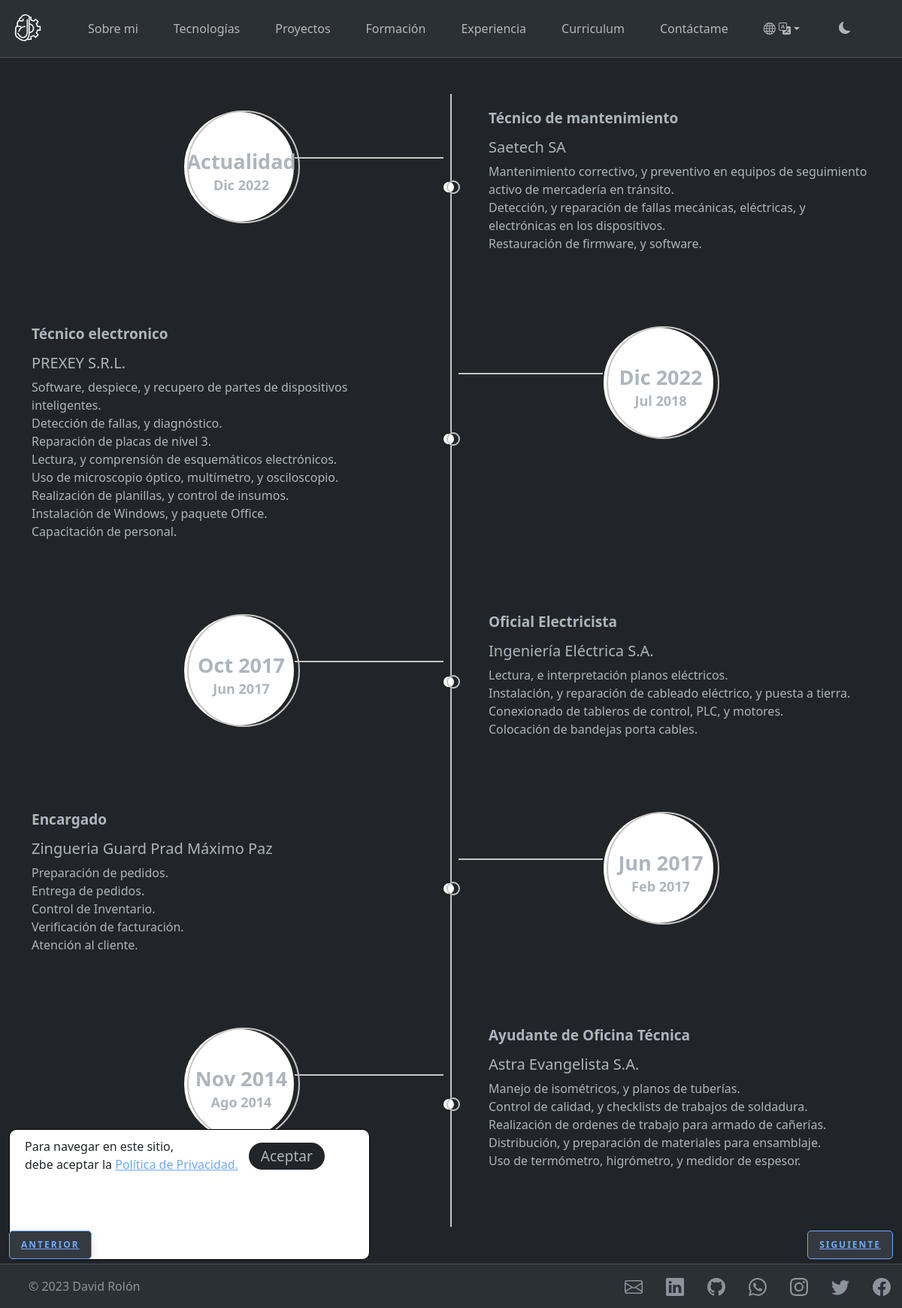
Screenshot of /experience with the database file from the repository.
### my_portfolio/models.py (models this page shows, shortened)
class Experience(models.Model):
    job = models.CharField(max_length=64)
    company = models.CharField(max_length=64)
    date_start = models.CharField(max_length=32)
    date_end = models.CharField(max_length=32)
    description = models.TextField(max_length=512)
    class Meta:
        verbose_name_plural = "Experiencies"

### my_portfolio/views.py (the view)
# urls.py: path('experience', views.experience, name="experience"),
def experience(request, template_name='my_portfolio/experience.html'):
    experiences = all_row_model_to_dict(models.Experience)
    context = {"experiences": experiences}
    return render(request, template_name, context=context)

### my_portfolio/auxiliar.py (called while the page is built)
def model_to_dict(model):
    new_dict = model.__dict__
    new_dict.pop("id")
    new_dict.pop("_state")
    return new_dict

def all_row_model_to_dict(model_class, order_by=None):
    if order_by:
        return [model_to_dict(model) for model in model_class.objects.all().order_by(order_by)]
    return [model_to_dict(model) for model in model_class.objects.all()]

### templates/my_portfolio/experience.html (shortened to what this page needs)
{% extends "./fragments/base.html" %}
{% load static %}
{% block adicional_style %}
<link rel="stylesheet" type="text/css" href='{% static "css/experience_timeline.css" %}'>
{% endblock %}
{% block main %}
<div class="container py-5">
  <div class="main-timeline">
    {% for item in experiences %}
    <div class="timeline">
      <div class="icon"></div>
      <div class="date-content">
        <div class="date-outer">
          <span class="date">
            <span class="end">{{item.date_end}}</span>
            <span class="start">{{item.date_start}}</span>
          </span>
        </div>
      </div>
      <div class="timeline-content">
        <h5 class="title">{{item.job}}</h5>
        <h5 class="subtitle">{{item.company}}</h5>
        <p class="description">{{item.description|linebreaks}}</p>
      </div>
    </div>
    {% endfor %}
    <div class="d-flex justify-content-around">
      <a href="/education" class="btn-anterior-flotante">Anterior</a>
      <a href="/contact_me" class="btn-siguiente-flotante">Siguiente</a>
    </div>
  </div>
</div>
{% endblock %}

### static/css/base.css (style rules this page uses)
body { margin-bottom: 60px; }
.btn-siguiente-flotante { font-size: 12px; text-transform: uppercase; font-weight: bold; color: var(--bs-primary-text-emphasis); border-radius: 5px; letter-spacing: 2px; background-color: var(--bs-secondary-bg); padding: 9px 15px; position: fixed; bottom: 65px; right: 1%; transition: all 300ms ease 0ms; box-shadow: 0px 8px 15px rgba(0, 0, 0, 0.1); z-index: 99; border: 1px solid var(--bs-primary-text-emphasis); }
.btn-anterior-flotante { font-size: 12px; text-transform: uppercase; font-weight: bold; color: var(--bs-primary-text-emphasis); border-radius: 5px; letter-spacing: 2px; background-color: var(--bs-secondary-bg); padding: 9px 15px; position: fixed; bottom: 65px; left: 1%; transition: all 300ms ease 0ms; box-shadow: 0px 8px 15px rgba(0, 0, 0, 0.1); z-index: 99; border: 1px solid var(--bs-primary-text-emphasis); }

### static/css/experience_timeline.css (style rules this page uses)
.main-timeline { position: relative; }
.main-timeline:before { content: ""; display: block; width: 2px; height: 100%; background: #c6c6c6; margin: 0 auto; position: absolute; top: 0; left: 0; right: 0; }
.main-timeline .timeline { margin-bottom: 40px; position: relative; }
.main-timeline .timeline:after { content: ""; display: block; clear: both; }
.main-timeline .icon { width: 18px; height: 18px; line-height: 18px; margin: auto; position: absolute; top: 0; left: 0; bottom: 0; right: 0; }
.main-timeline .icon:before, .main-timeline .icon:after { content: ""; width: 100%; height: 100%; border-radius: 50%; position: absolute; top: 0; left: 0; transition: all 0.33s ease-out 0s; }
.main-timeline .icon:before { background: #fff; border: 2px solid #232323; left: -3px; }
.main-timeline .icon:after { border: 2px solid #c6c6c6; left: 3px; }
.main-timeline .date-content { width: 50%; float: left; margin-top: 22px; position: relative; }
.main-timeline .date-content:before { content: ""; width: 36.5%; height: 2px; background: #c6c6c6; margin: auto 0; position: absolute; top: 0; right: 10px; bottom: 0; }
.main-timeline .date-outer { width: 125px; height: 125px; font-size: 16px; text-align: center; margin: auto; z-index: 1; }
.main-timeline .date-outer:before, .main-timeline .date-outer:after { content: ""; width: 150px; height: 150px; margin: 0 auto; border-radius: 50%; position: absolute; top: 0; left: 0; right: 0; transition: all 0.33s ease-out 0s; }
.main-timeline .date-outer:before { background: #fff; border: 2px solid #232323; left: -6px; }
.main-timeline .date-outer:after { border: 2px solid #c6c6c6; left: 6px; }
.main-timeline .date { width: 100%; margin: auto; position: absolute; top: 40%; left: 0; }
.main-timeline .start { font-size: 18px; font-weight: 700; }
.main-timeline .end { display: block; font-size: 27px; font-weight: 700; color: var(--bs-body-color); line-height: 36px; }
.main-timeline .timeline-content { width: 50%; padding: 20px 0 20px 50px; float: right; }
.main-timeline .title { font-size: 19px; font-weight: 700; line-height: 24px; margin: 0 0 15px 0; }
.main-timeline .description { margin-bottom: 0; }
.main-timeline .timeline:nth-child(2n) .date-content { float: right; }
.main-timeline .timeline:nth-child(2n) .date-content:before { left: 10px; }
.main-timeline .timeline:nth-child(2n) .timeline-content { padding: 20px 50px 20px 0; text-align: left; }

### rows the page displays
Experience: date_end "Actualidad", date_start "Dic 2022", job "Técnico de mantenimiento", company "Saetech SA", description "Mantenimiento correctivo, y preventivo en equipos de seguimiento activo de mercadería en tránsito. Detección, y reparación de fallas mecánicas, eléctricas, y electrónicas en los dispositivos. Restauración de firmware, y software."
Experience: date_end "Dic 2022", date_start "Jul 2018", job "Técnico electronico", company "PREXEY S.R.L.", description "Software, despiece, y recupero de partes de dispositivos inteligentes. Detección de fallas, y diagnóstico. Reparación de placas de nivel 3. Lectura, y comprensión de esquemáticos electrónicos. Uso de microscopio óptico, multímetro, y osciloscopio. Realización de planillas, y control de insumos. Instalación de Windows, y paquete Office. Capacitación de personal."
Experience: date_end "Oct 2017", date_start "Jun 2017", job "Oficial Electricista", company "Ingeniería Eléctrica S.A.", description "Lectura, e interpretación planos eléctricos. Instalación, y reparación de cableado eléctrico, y puesta a tierra. Conexionado de tableros de control, PLC, y motores. Colocación de bandejas porta cables."
Experience: date_end "Jun 2017", date_start "Feb 2017", job "Encargado", company "Zingueria Guard Prad Máximo Paz", description "Preparación de pedidos. Entrega de pedidos. Control de Inventario. Verificación de facturación. Atención al cliente."
Experience: date_end "Nov 2014", date_start "Ago 2014", job "Ayudante de Oficina Técnica", company "Astra Evangelista S.A.", description "Manejo de isométricos, y planos de tuberías. Control de calidad, y checklists de trabajos de soldadura. Realización de ordenes de trabajo para armado de cañerías. Distribución, y preparación de materiales para ensamblaje. Uso de termómetro, higrómetro, y medidor de espesor."
